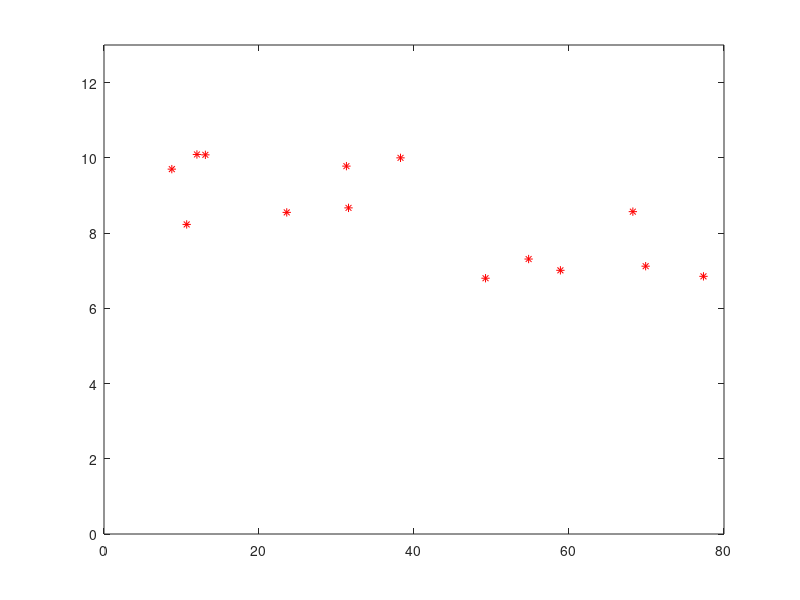

MATLAB code to generate this figure:
close all;
clear all;
clc;

M = [13.08, 11.99, 8.75, 10.67, 54.79, 77.35, 23.58, 49.23, 38.26, 31.28, 31.55, 69.89, 68.24, 58.89;
     10.08, 10.09, 9.70, 8.23, 7.31, 6.85, 8.55, 6.80, 10, 9.78, 8.67, 7.12, 8.57, 7.01];
 
figure,
plot(M(1,:), M(2,:), 'r*'),
    axis([0 80 0 13]);